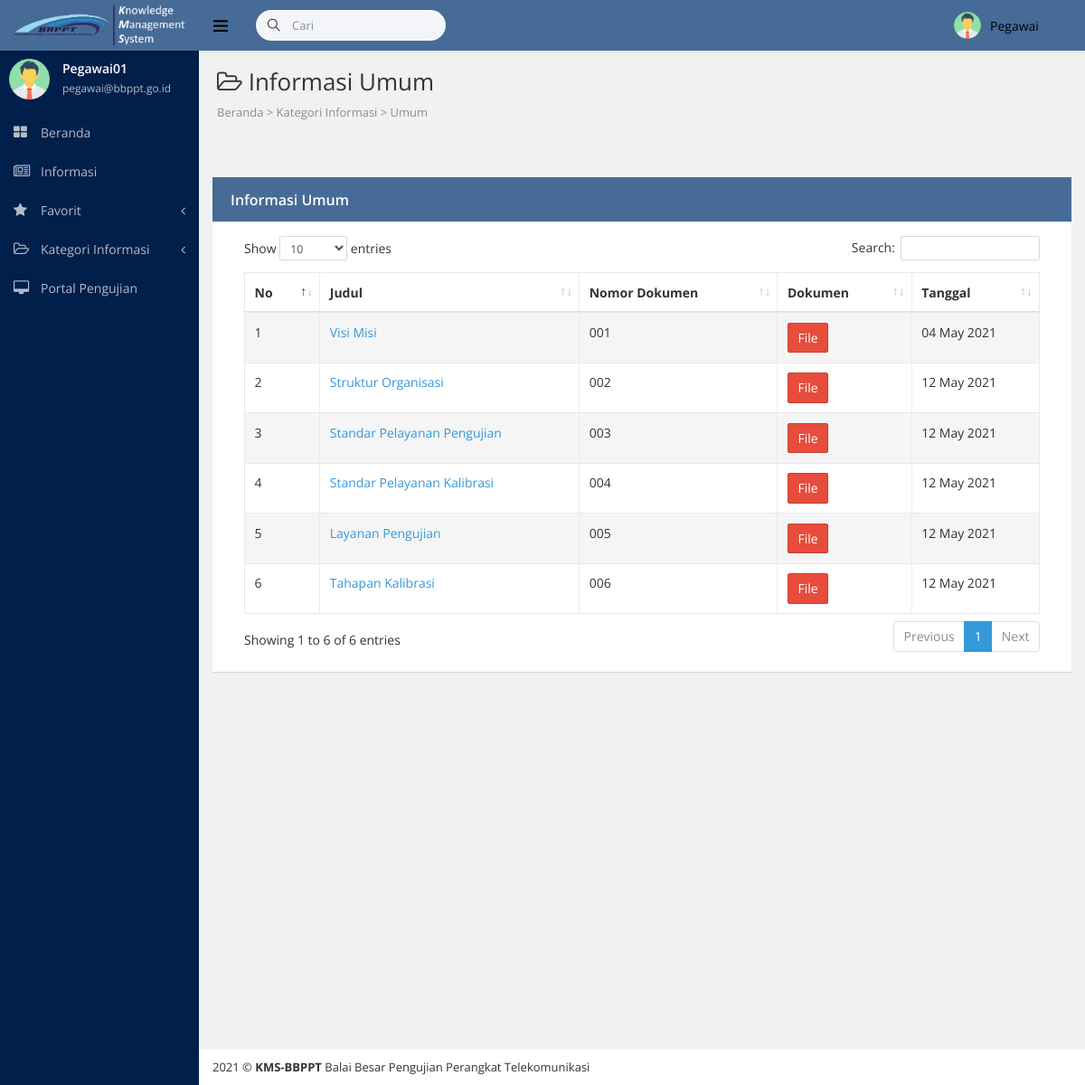
The page /artikelkategori.php?id=8 (signed in) on the database as committed earlier.
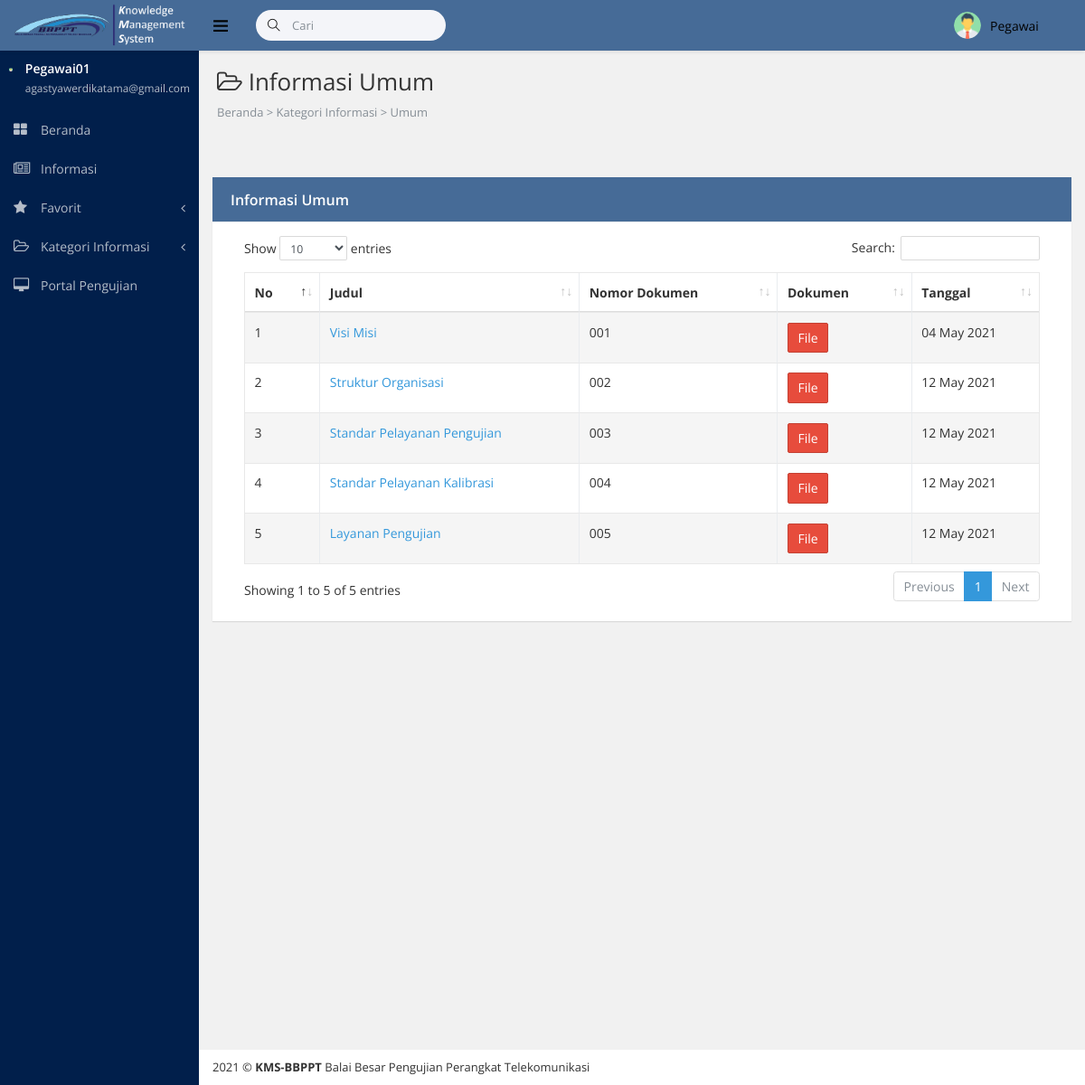
The same page on the database as committed later.
### tables this page shows
CREATE TABLE `divisi` (
  `iddivisi` int(255) NOT NULL,
  `namadivisi` varchar(255) NOT NULL
);

CREATE TABLE `informasi` (
  `id` int(255) NOT NULL,
  `nomordokumen` varchar(255) NOT NULL,
  `judul` varchar(255) NOT NULL,
  `dokumen` text NOT NULL,
  `keterangan` text NOT NULL,
  `tanggal` date NOT NULL,
  `restricted` text NOT NULL,
  `iddivisi` varchar(255) NOT NULL DEFAULT '8',
  `idperangkat` varchar(255) DEFAULT NULL
);

### artikelkategori.php (the view, shortened to what the changed rows need)
<!DOCTYPE html>
<html lang="en">
<head>
<?php include "csssidebar.php"?>
</head>
<body class="fixed-navbar">
    <div class="page-wrapper">
      <?php include "sidebaradmin.php" ?>
        <div class="content-wrapper">
            <div class="page-heading">
                <?php
                        include"koneksi.php";
                        $id= $_GET['id'];
                        $query = $koneksi->query("SELECT * FROM divisi where iddivisi = '$id'");
                        while ($dv = $query->fetch_assoc()) :
                ?>
                <h1 class="page-title"> <i class="sidebar-item-icon fa fa-folder-open-o";></i> Informasi <?php echo $dv['namadivisi'] ?> </h1>
                <ol class="breadcrumb">
                    <li class="breadcrumb-item">Beranda > Kategori Informasi >  <?php echo $dv['namadivisi'] ?></li>
                </ol>
            </div>
            <div class="page-content fade-in-up">
                <div class="row">
                <div class="container">
                <br><br>
                 <div class="ibox ibox-primary">
                            <div class="ibox-head" style="background-color: #466B97;">
                                <div class="ibox-title">Informasi <?php echo $dv['namadivisi'] ?></div>
                                <?php
                                endwhile;
                                ?>
                            </div>
                            <div class="ibox-body">
                <!--<div class="input-group">
                <div class="input-group-btn search-panel">
                    <button type="button" class="btn btn-default btn-lg">
                        <span id="search_concept"><i class="fa fa-search"></i></span>
                    </button>
                </div> -->
               <!-- <input type="text" class="form-control form-control-lg form-control-borderless" name="x" placeholder="Cari Judul Informasi">
                <span class="input-group-btn">
                    <button class="btn btn-info btn-lg" type="button">Search</button>
                </span>-->
            <table class="table table-striped table-bordered table-hover" id="example-table" cellspacing="0" width="100%">
            <thead>
              <tr>
                <th>No</th>
                <th>Judul</th>
                <th>Nomor Dokumen</th>
                <th>Dokumen</th>
                <th>Tanggal</th>
              </tr>
            </thead>
            <tbody>
                <?php
                include"koneksi.php";
                $id= $_GET['id'];
                $q = $koneksi->query("SELECT * FROM informasi where iddivisi='$id'");
                $no = 1;
                while ($dt = $q->fetch_assoc()) :
                ?>
                <tr>
                <td><?php echo $no++ ?></td>
                <td><a href="detailinformasi.php?id=<?php echo $dt['id'] ?>"><?php echo $dt['judul'] ?></a></td>
                <td><?php echo $dt['nomordokumen'] ?></td>
                <td>
                    <?php
                    $dokumen=$dt['dokumen'];
                    if(!empty($dokumen)){
                    ?>
                    <a href="src/image/<?php echo $dt['dokumen'] ?>"><button type="button" class="btn btn-danger">File</button></a>
                    <?php
                    }else{
                    ?>
                    <button type="button" class="btn btn-danger">File Kosong</button>
                    <?php
                    }
                    ?>
                </td>
                <td><?php $tanggal= $dt['tanggal']; echo date('d F Y', strtotime($tanggal)); ?></td>
                </tr>
             <?php
              endwhile;
              ?>
            </tbody>
          </table>
                </div>
                </div>
            </div>
        </div>
    </div>
</body>
</html>

### sidebaradmin.php (shortened to what the changed rows need)
<nav class="page-sidebar" id="sidebar">
    <div id="sidebar-collapse">
        <div class="admin-block d-flex">
            <div class="admin-info">
                <div class="font-strong"><?php echo $_SESSION['nama'] ?></div><small><?php echo $_SESSION['email'] ?></small></div>
        </div>
    </div>
</nav>

Rows that differ between the two databases and show on the page:
removed informasi: judul "Tahapan Kalibrasi", nomordokumen "006", tanggal "12 May 2021"
Other text that changed with them:
$_SESSION['email']: "pegawai@bbppt.go.id" → "agastyawerdikatama@gmail.com"
text written by a page script: "Show entries Search: Showing 1 to 6 of 6 entries Previous 1 Next" → "Show entries Search: Showing 1 to 5 of 5 entries Previous 1 Next"
